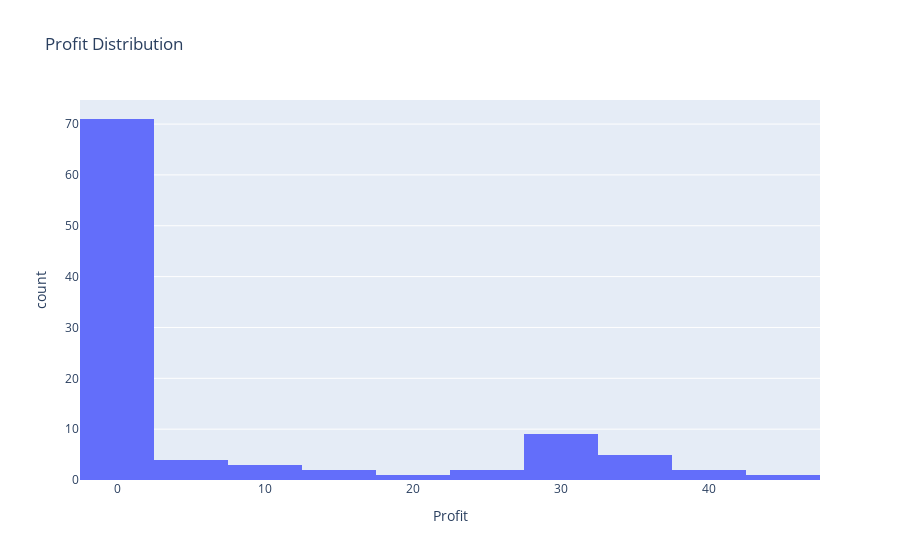

Notebook code cell kept with this figure:
### Markdown cell above
##### Profit Distribution across Trades
- Calculate and visualize the distribution of profits across all trades. This provides insights into the consistency and variability of returns.

### Code cell
profit_dist = px.histogram(
    control_df, 
    x='profit', 
    nbins=20, 
    title='Profit Distribution', 
    labels={'profit': 'Profit', 'count':'Frequency'})

profit_dist.show()

### Figure 1 — Plotly figure (JSON) as saved in the notebook; plotly's stock layout.template omitted (floating-point values rounded to 4 significant figures)
{"data": [{"alignmentgroup": "True", "bingroup": "x", "hovertemplate": "Profit=%{x}<br>count=%{y}<extra></extra>", "legendgroup": "", "marker": {"color": "#636efa", "pattern": {"shape": ""}}, "name": "", "nbinsx": 20, "offsetgroup": "", "orientation": "v", "showlegend": false, "type": "histogram", "x": [15.71, 16.91, 30.8, 32, 27.8, 29, 1.06, 1.07, 1.64, 1.65, 1.87, 1.88, 0.0318, 0.041, 0.001, 0.046, 0.1278, 0.137, 0.096, 0.00022, 0.00022, 0.00011, 0.00011, 35.94, 29.93, 3.64, 6, 32.2, 26.19, 44.19, 38.18, 11.89, 1.91, 2.05, 0.35, 1.55, 1.69, 0.79, 0.93, 5e-05, 0.00013, 0.0746, 0.081, 0.03, 0.0146, 0.021, 0.066, 0.1706, 0.177, 0.126, 3e-05, 1e-05, 0.00013, 9.09, 3.6, 33.1, 27.61, 5.3, 23.14, 17.65, 0.18, 0.05, 1.46, 1.18, 0.24, 0.0475, 0.003, 0.0055, 0.0575, 0.013, 0.063, 0.1605, 0.116, 0.073, 3e-05, 32.94, 27.54, 32.9, 27.5, 41.19, 35.79, 8.19, 1.08, 0.73, 0.12, 1.86, 1.51, 2.49, 2.14, 0.2, 3e-05, 0.0371, 0.015, 0.0371, 0.015, 0.092, 0.1791, 0.157, 0.112, 0.0002], "xaxis": "x", "yaxis": "y"}], "layout": {"barmode": "relative", "legend": {"tracegroupgap": 0}, "title": {"text": "Profit Distribution"}, "xaxis": {"anchor": "y", "domain": [0, 1], "title": {"text": "Profit"}}, "yaxis": {"anchor": "x", "domain": [0, 1], "title": {"text": "count"}}}}
